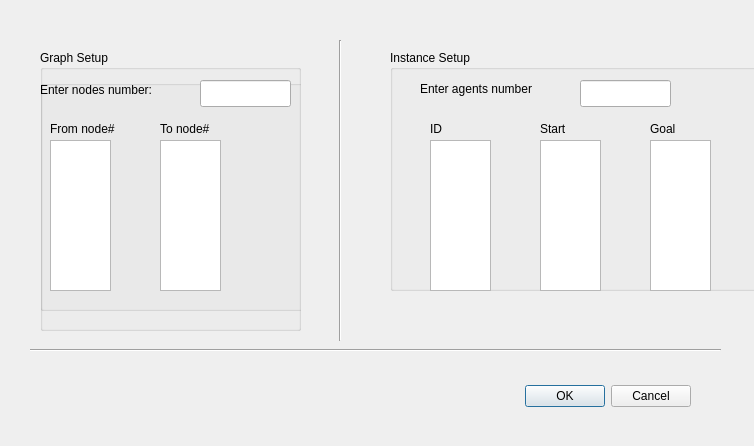
<?xml version="1.0" encoding="UTF-8"?>
<ui version="4.0">
 <class>TestingUI</class>
 <widget class="QDialog" name="TestingUI">
  <property name="geometry">
   <rect>
    <x>0</x>
    <y>0</y>
    <width>754</width>
    <height>446</height>
   </rect>
  </property>
  <property name="windowTitle">
   <string>Dialog</string>
  </property>
  <widget class="QGroupBox" name="groupBox_5">
   <property name="geometry">
    <rect>
     <x>40</x>
     <y>50</y>
     <width>261</width>
     <height>281</height>
    </rect>
   </property>
   <property name="title">
    <string>Graph Setup</string>
   </property>
   <widget class="QGroupBox" name="groupBox_9">
    <property name="geometry">
     <rect>
      <x>0</x>
      <y>30</y>
      <width>271</width>
      <height>231</height>
     </rect>
    </property>
    <property name="title">
     <string/>
    </property>
    <widget class="QTextEdit" name="textEdit_15">
     <property name="geometry">
      <rect>
       <x>10</x>
       <y>60</y>
       <width>61</width>
       <height>151</height>
      </rect>
     </property>
    </widget>
    <widget class="QLabel" name="label_26">
     <property name="geometry">
      <rect>
       <x>120</x>
       <y>40</y>
       <width>67</width>
       <height>17</height>
      </rect>
     </property>
     <property name="text">
      <string>To node#</string>
     </property>
    </widget>
    <widget class="QLabel" name="label_27">
     <property name="geometry">
      <rect>
       <x>10</x>
       <y>40</y>
       <width>101</width>
       <height>17</height>
      </rect>
     </property>
     <property name="text">
      <string>From node#</string>
     </property>
    </widget>
    <widget class="QTextEdit" name="textEdit_16">
     <property name="geometry">
      <rect>
       <x>120</x>
       <y>60</y>
       <width>61</width>
       <height>151</height>
      </rect>
     </property>
    </widget>
    <widget class="Line" name="line_3">
     <property name="geometry">
      <rect>
       <x>430</x>
       <y>-70</y>
       <width>20</width>
       <height>291</height>
      </rect>
     </property>
     <property name="orientation">
      <enum>Qt::Vertical</enum>
     </property>
    </widget>
    <widget class="QLineEdit" name="lineEdit_8">
     <property name="geometry">
      <rect>
       <x>160</x>
       <y>0</y>
       <width>91</width>
       <height>27</height>
      </rect>
     </property>
    </widget>
    <widget class="QLabel" name="label_28">
     <property name="geometry">
      <rect>
       <x>0</x>
       <y>0</y>
       <width>151</width>
       <height>20</height>
      </rect>
     </property>
     <property name="text">
      <string>Enter nodes number:</string>
     </property>
    </widget>
    <widget class="Line" name="line">
     <property name="geometry">
      <rect>
       <x>300</x>
       <y>-30</y>
       <width>16</width>
       <height>311</height>
      </rect>
     </property>
     <property name="orientation">
      <enum>Qt::Vertical</enum>
     </property>
    </widget>
   </widget>
  </widget>
  <widget class="QDialogButtonBox" name="buttonBox">
   <property name="geometry">
    <rect>
     <x>350</x>
     <y>380</y>
     <width>341</width>
     <height>32</height>
    </rect>
   </property>
   <property name="orientation">
    <enum>Qt::Horizontal</enum>
   </property>
   <property name="standardButtons">
    <set>QDialogButtonBox::Cancel|QDialogButtonBox::Ok</set>
   </property>
  </widget>
  <widget class="QGroupBox" name="groupBox_4">
   <property name="geometry">
    <rect>
     <x>390</x>
     <y>50</y>
     <width>371</width>
     <height>241</height>
    </rect>
   </property>
   <property name="title">
    <string>Instance Setup</string>
   </property>
   <widget class="QLabel" name="label_22">
    <property name="geometry">
     <rect>
      <x>30</x>
      <y>30</y>
      <width>151</width>
      <height>17</height>
     </rect>
    </property>
    <property name="text">
     <string>Enter agents number</string>
    </property>
   </widget>
   <widget class="QLineEdit" name="lineEdit_7">
    <property name="geometry">
     <rect>
      <x>190</x>
      <y>30</y>
      <width>91</width>
      <height>27</height>
     </rect>
    </property>
   </widget>
   <widget class="QTextBrowser" name="textBrowser_4">
    <property name="geometry">
     <rect>
      <x>40</x>
      <y>90</y>
      <width>61</width>
      <height>151</height>
     </rect>
    </property>
   </widget>
   <widget class="QLabel" name="label_23">
    <property name="geometry">
     <rect>
      <x>40</x>
      <y>70</y>
      <width>21</width>
      <height>17</height>
     </rect>
    </property>
    <property name="text">
     <string>ID</string>
    </property>
   </widget>
   <widget class="QLabel" name="label_24">
    <property name="geometry">
     <rect>
      <x>150</x>
      <y>70</y>
      <width>41</width>
      <height>17</height>
     </rect>
    </property>
    <property name="text">
     <string>Start</string>
    </property>
   </widget>
   <widget class="QLabel" name="label_25">
    <property name="geometry">
     <rect>
      <x>260</x>
      <y>70</y>
      <width>41</width>
      <height>17</height>
     </rect>
    </property>
    <property name="text">
     <string>Goal</string>
    </property>
   </widget>
   <widget class="QTextEdit" name="textEdit_13">
    <property name="geometry">
     <rect>
      <x>150</x>
      <y>90</y>
      <width>61</width>
      <height>151</height>
     </rect>
    </property>
   </widget>
   <widget class="QTextEdit" name="textEdit_14">
    <property name="geometry">
     <rect>
      <x>260</x>
      <y>90</y>
      <width>61</width>
      <height>151</height>
     </rect>
    </property>
   </widget>
  </widget>
  <widget class="Line" name="line_4">
   <property name="geometry">
    <rect>
     <x>330</x>
     <y>40</y>
     <width>20</width>
     <height>301</height>
    </rect>
   </property>
   <property name="orientation">
    <enum>Qt::Vertical</enum>
   </property>
  </widget>
  <widget class="Line" name="line_2">
   <property name="geometry">
    <rect>
     <x>30</x>
     <y>340</y>
     <width>691</width>
     <height>20</height>
    </rect>
   </property>
   <property name="orientation">
    <enum>Qt::Horizontal</enum>
   </property>
  </widget>
 </widget>
 <resources/>
 <connections/>
</ui>
